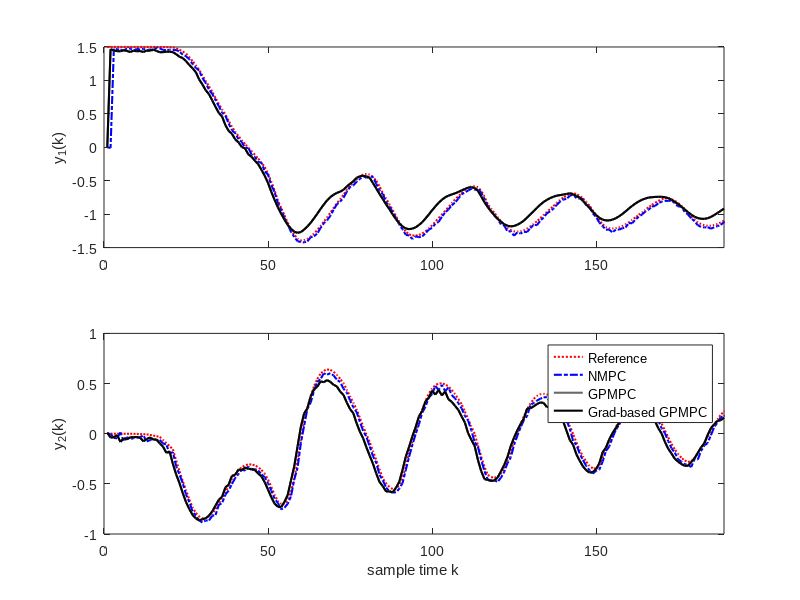
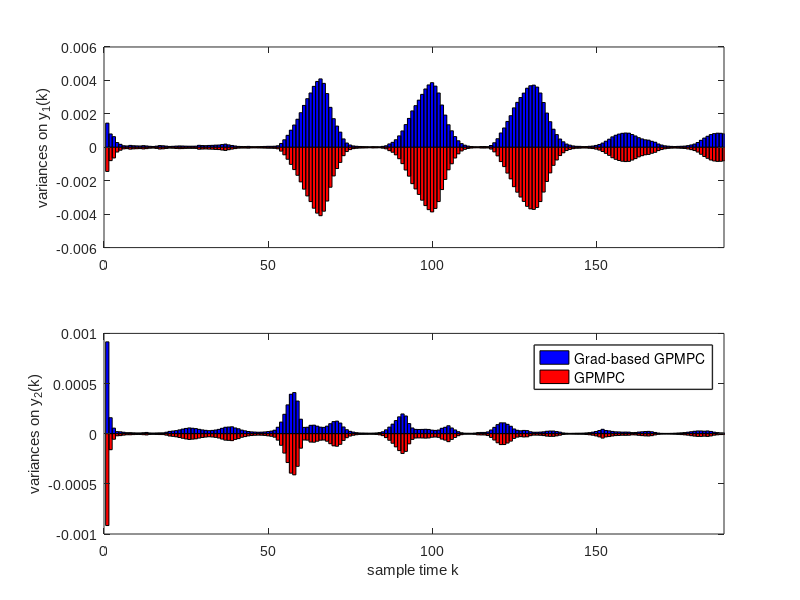
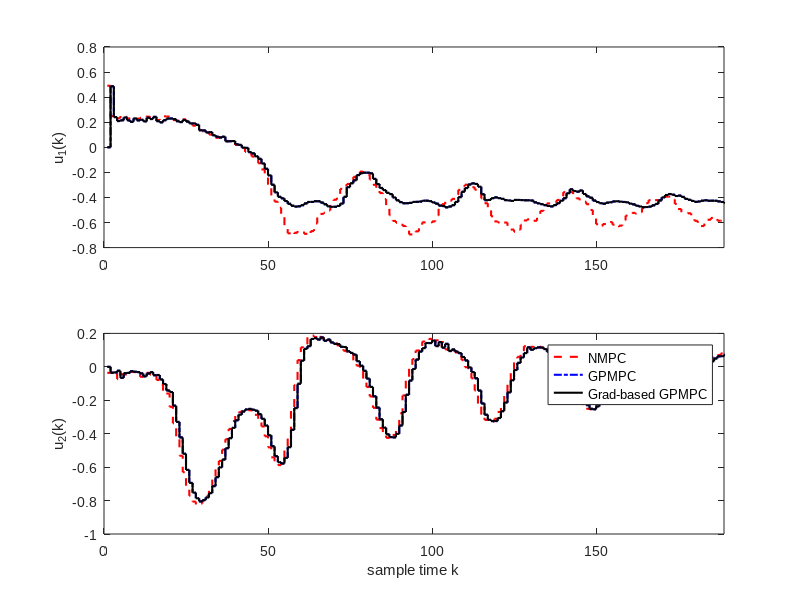

The MATLAB source for these figures, in order:
clear;clc;close all;
set(0, 'DefaultAxesFontName', 'Arial');  
set(0, 'DefaultTextFontName', 'Arial');  

pathtype = 'duffing';   %  sincos   duffing  lorenz
switch pathtype
    case 'sincos';
        temp = load('nmpc_nltv_sincos.mat'); obj1 = temp.obj;
        temp = load('pmpc_sincos_fminsearch1.mat'); obj2 = temp.obj;
        temp = load('pmpc_sincos_minimize1.mat'); obj3 = temp.obj;
        T=1:160;
    case 'duffing';
        temp = load('nmpc_nltv_duffing.mat'); obj1 = temp.obj;
        temp = load('pmpc_duffing_fminsearch.mat'); obj2 = temp.obj;
        temp = load('pmpc_duffing_minimize.mat'); obj3 = temp.obj;
        T=1:189;
    case 'lorenz';
        temp = load('nmpc_nltv_lorenz.mat'); obj1 = temp.obj;
        temp = load('pmpc_lorenz_fminsearch.mat'); obj2 = temp.obj;
        temp = load('pmpc_lorenz_minimize.mat'); obj3 = temp.obj;
        T=1:189;
end

linewith = 1.5;
figure(1);
xlb = {'y_1(k)', 'y_2(k)'};
for i=1:2
    subplot(2,1,i);
    plot(obj1.path(:,i),':', 'linewidth', linewith,'Color', [255 0 0]/255); hold on;
    plot(obj1.x(:,2*(i-1)+1), 'b-.', 'linewidth', linewith);  hold on;
    plot(obj2.gppred(:,2*(i-1)+1), '-', 'linewidth', linewith, 'Color', [105 105 105]/255); hold on;
    plot(obj3.gppred(:,2*(i-1)+1), '-', 'linewidth', linewith, 'Color', [0 0 0]/255); 
    xlim([0 max(T)]);
    ylabel(xlb{i});
end
xlabel('sample time k');
legend('Reference','NMPC', 'GPMPC', 'Grad-based GPMPC');

figure(2);
xlb = {'variances on y_1(k)', 'variances on y_2(k)'};
linewith =1;
for i=1:2
    subplot(2,1,i);
    j=2*(i-1)+1;
    b1 =bar(T, reshape(obj2.Smat(j,j,T), 1, max(T)), 'hist');  hold on;
    set(b1, 'FaceColor', [0 0 255]/255, 'EdgeColor', [0 0 0]/255);
    b2 =bar(T, -reshape(obj3.Smat(j,j,T), 1, max(T)), 'hist'); hold on;
    set(b2, 'FaceColor', [255 0 0]/255, 'EdgeColor', [0 0 0]/255);
    xlim([0 max(T)]);
    ylabel(xlb{i});
end
set(gcf, 'Renderer', 'painters');  % fix the shades problem of bar variances
xlabel('sample time k');
l1 = legend('Grad-based GPMPC', 'GPMPC', 'Location', 'best');
set(l1,'FontName','Helvetica', 'FontSize', 10, 'LineWidth', 1);
% myzoom;

linewith =1.5;
figure(3);
xlb={'u_1(k)', 'u_2(k)'};
for i=1:2
    subplot(2,1,i);
    stairs(obj1.u(:,i), 'r--', 'linewidth', linewith); hold on;
    stairs(obj2.u(i,:)', 'b-.', 'linewidth', linewith);  hold on;
    stairs(obj3.u(i,:)', 'k-', 'linewidth', linewith); 
    xlim([0 max(T)]);
    ylabel(xlb{i});
end
xlabel('sample time k');
legend('NMPC', 'GPMPC','Grad-based GPMPC');

err1 = obj1.path(T, :)-obj1.x(T,[1,3]);
err1 = sum(err1.^2)/length(T);

err2 = obj1.path(T, :)-obj2.gppred(T,[1,3]);
err2 = sum(err2.^2)/length(T);

err3 = obj1.path(T, :)-obj3.gppred(T,[1,3]);
err3 = sum(err3.^2)/length(T);

% % save eps with 'Arial' Font
% %----------------------------------------------------------
% printeps(1,strcat('pmpc_', pathtype, '_output')); 
% printeps(2,strcat('pmpc_', pathtype, '_predVar')); 
% printeps(3,strcat('pmpc_', pathtype, '_u1u2')); 




